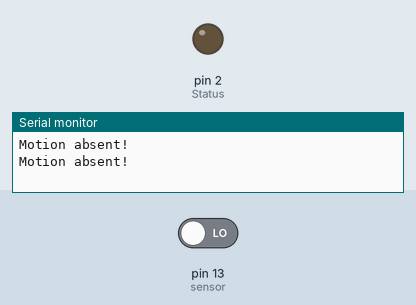
Simulated run of this sketch. Board: Arduino Uno, built with avr-gcc and run on an emulated ATmega328P. On the bench: output pins drawn as LEDs (lit = HIGH), the last lines printed to the serial monitor. The inputs (shaded band) are chosen by the test bench; at power-on: pin 13 (sensor) LOW.

Above: at 2.8 s.
2.9 s: pin 13 (sensor) driven HIGH
At 4.9 s:
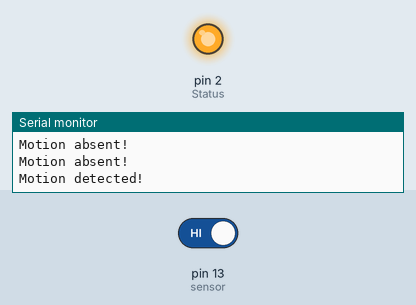
5.5 s: pin 13 (sensor) driven LOW
At 8.4 s:
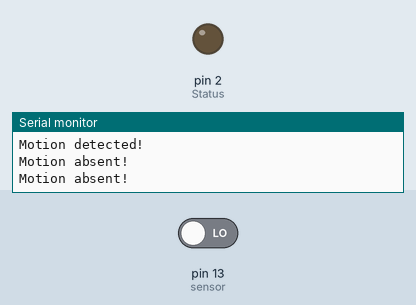
Timing chart, 0 to 9.9 s (numbered marks = the images above; inputs shaded):
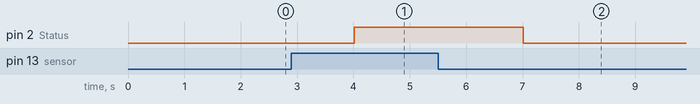

Measured:
- after the input at 2.9 s, pin 2 (Status): LOW → HIGH after 1.1 s
- after the input at 5.5 s, pin 2 (Status): HIGH → LOW after 1.5 s

The sketch:

HC-SR501-PIR.ino
```cpp
int Status = 2;
int sensor = 13;

void setup() {
  pinMode(sensor, INPUT); // declare sensor as input
  pinMode(Status, OUTPUT);  // declare LED as output

  Serial.begin(115200);
  delay(10);

}

void loop(){
  long state = digitalRead(sensor);
  delay(1000);
    if(state == HIGH){
      digitalWrite (Status, HIGH);
      Serial.println("Motion detected!");
    }
    else {
      digitalWrite (Status, LOW);
      Serial.println("Motion absent!");
      }
}
```
